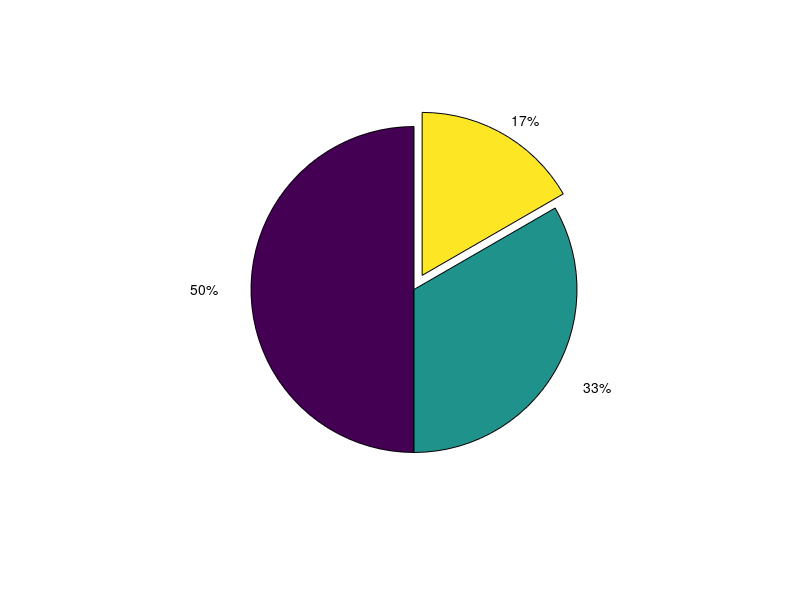

MATLAB code for this plot: (Note: this script raises an error after producing the figure.)
%=============================================================================
% Copyright (c) 2016-present Allan CORNET (Nelson)
%=============================================================================
% This file is part of the Nelson.
%=============================================================================
% LICENCE_BLOCK_BEGIN
% SPDX-License-Identifier: LGPL-3.0-or-later
% LICENCE_BLOCK_END
%=============================================================================
% <--ADV-CLI MODE-->
%=============================================================================
f1 = figure();
p = pie ([3, 2, 1], [0, 0, 1]);
assert_isequal(size(p), [1 6]);
%=============================================================================
f2 = figure();
p = pie([5 9 4 6 3],[0 1 0 1 0]);
assert_isequal(size(p), [1 10]);
%=============================================================================
f3 = figure();
p = pie([3 4 6 2],[0 1 0 0],["part1", "part2", "part3", "part4"]);
assert_isequal(size(p), [1 8]);
%=============================================================================
f4 = figure();
y2010 = [50 0 100 95];
y2011 = [65 22 97 120];
ax1 = subplot(1, 2, 1);
p1 = pie(ax1, y2010)
title('2010')
ax2 = subplot(1, 2, 2);
p2 = pie(ax2, y2011)
title('2011')
assert_isequal(size(p1), [1 8]);
assert_isequal(size(p2), [1 8]);
%=============================================================================
